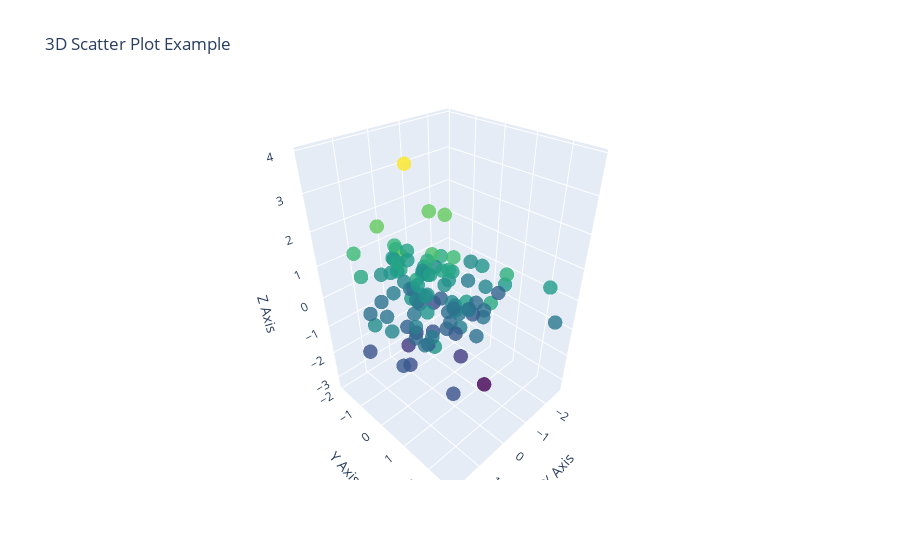

This figure's notebook cell:
### Code cell
# 13.  Create a 3D scatter plot using Plotly.
import plotly.graph_objects as go
import numpy as np

# Generate random 3D data
np.random.seed(42)  # For reproducibility
x = np.random.randn(100)
y = np.random.randn(100)
z = np.random.randn(100)

# Create 3D scatter plot
fig = go.Figure(data=[go.Scatter3d(
    x=x, 
    y=y, 
    z=z,
    mode='markers',
    marker=dict(size=5, color=z, colorscale='Viridis', opacity=0.8)
)])

# Customize layout
fig.update_layout(
    title="3D Scatter Plot Example",
    scene=dict(
        xaxis_title="X Axis",
        yaxis_title="Y Axis",
        zaxis_title="Z Axis"
    )
)

# Show the plot
fig.show()
